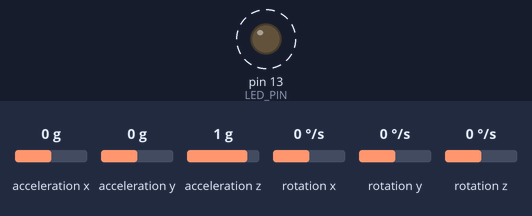
Bench run of a sketch on a simulated Arduino Uno, built with avr-gcc and run on an emulated ATmega328P. Shown: output pins drawn as LEDs (lit = HIGH). Dashed ring = blinking. Inputs (shaded band) come from the test bench; at power-on: acceleration x 0 g, acceleration y 0 g, acceleration z 1 g, rotation x 0 °/s, rotation y 0 °/s, rotation z 0 °/s. What the sketch prints to the serial monitor is not drawn.

Above: at 0.05 s.
Timing chart, 0 to 3.0 s (numbered marks = the images above):
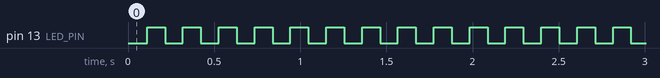

Measured:
- by itself, pin 13 (LED_PIN): alternates HIGH for 0.10 s and LOW for 0.10 s

The sketch:

parallelrobotsensor.ino
```cpp
#include "Wire.h"

// I2Cdev and MPU6050 must be installed as libraries, or else the .cpp/.h files
// for both classes must be in the include path of your project
#include "I2Cdev.h"
#include "MPU6050.h"

// class default I2C address is 0x68
// specific I2C addresses may be passed as a parameter here
// AD0 low = 0x68 (default for InvenSense evaluation board)
// AD0 high = 0x69
MPU6050 accelgyro;

int16_t ax, ay, az;
int16_t gx, gy, gz;

#define LED_PIN 13
bool blinkState = false;

void setup() {
// join I2C bus (I2Cdev library doesn't do this automatically)
Wire.begin();

// initialize serial communication
// (38400 chosen because it works as well at 8MHz as it does at 16MHz, but
// it's really up to you depending on your project)
Serial.begin(38400);

// initialize device
Serial.println("Initializing I2C devices...");
accelgyro.initialize();

// verify connection
Serial.println("Testing device connections...");
Serial.println(accelgyro.testConnection() ? "MPU6050 connection successful" : "MPU6050 connection failed");

// configure Arduino LED for
pinMode(LED_PIN, OUTPUT);
}

void loop() {
// read raw accel/gyro measurements from device
accelgyro.getMotion6(&ax, &ay, &az, &gx, &gy, &gz);

// these methods (and a few others) are also available
//accelgyro.getAcceleration(&ax, &ay, &az);
//accelgyro.getRotation(&gx, &gy, &gz);

// display tab-separated accel/gyro x/y/z values
//Serial.print("a/g:\t");
Serial.println(ax);
delay(100);
Serial.flush();
/*Serial.print("\t");
Serial.print(ay); Serial.print("\t");
Serial.print(az); Serial.print("\t");
Serial.print(gx); Serial.print("\t");
Serial.print(gy); Serial.print("\t");
Serial.println(gz);*/

// blink LED to indicate activity
blinkState = !blinkState;
digitalWrite(LED_PIN, blinkState);
}
```
